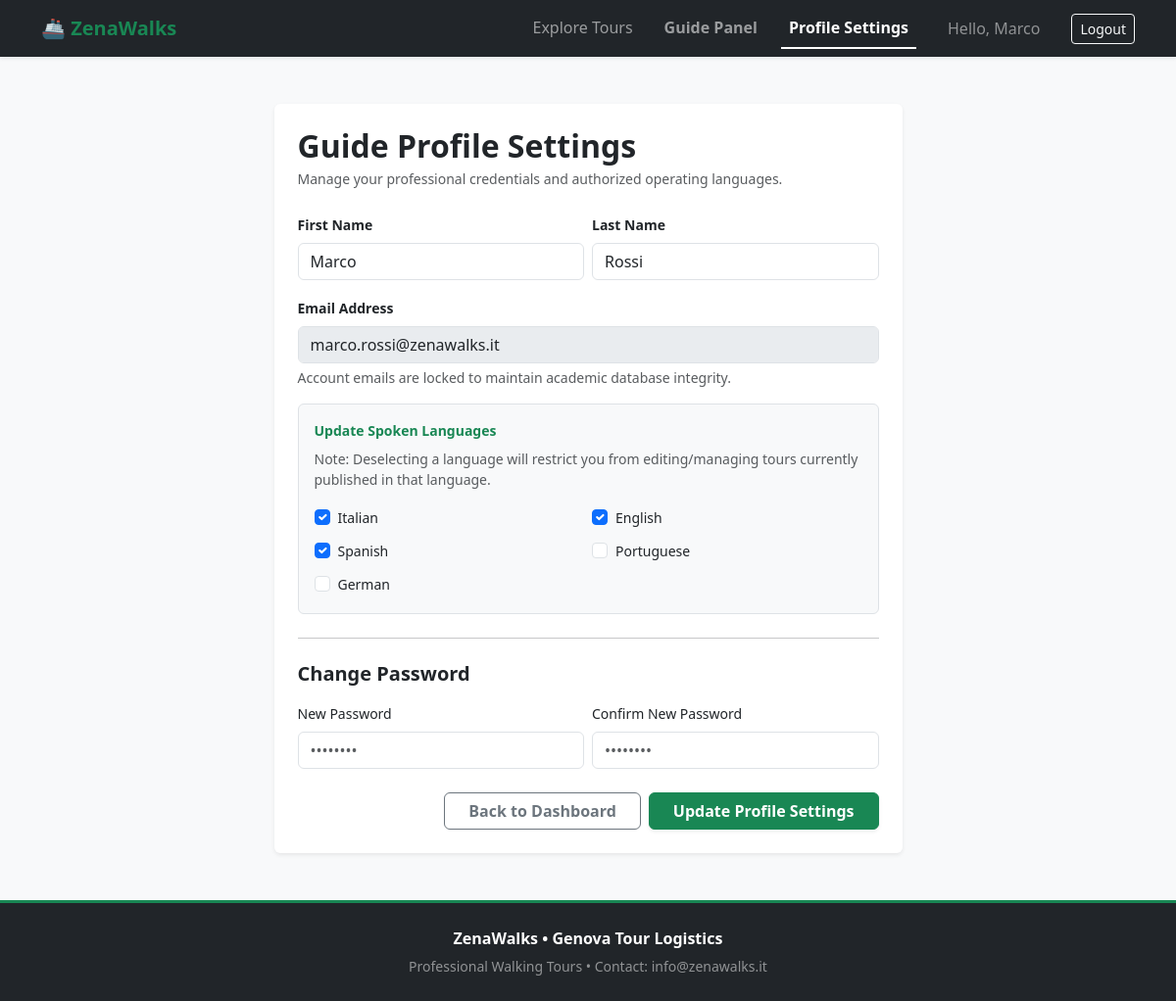
Page /guide/profile (signed in) on the committed database.
### tables this page shows
CREATE TABLE users (
    id INTEGER PRIMARY KEY AUTOINCREMENT,
    email TEXT NOT NULL UNIQUE,
    password_hash TEXT NOT NULL,
    first_name TEXT NOT NULL,
    last_name TEXT NOT NULL,
    role TEXT NOT NULL CHECK(role IN ('guide', 'participant')),
    languages TEXT -- Comma-separated strings for guides (e.g., "Italian,English")
);

### routes/guides.py (the view, shortened to what this page needs)
@guides_bp.route('/profile', methods=['GET', 'POST'])
@login_required
def profile():
    if current_user.role != 'guide':
        flash('Unauthorized access layer.', 'danger')
        return redirect(url_for('main.index'))
    guide_languages = [lang for lang in current_user.languages] if hasattr(current_user, 'languages') else []
    return render_template('guides/profile.html', guide_languages=guide_languages)

### dao/db.py (called while the page is built)
def get_db_connection():
    db_path = os.getenv("DATABASE_PATH")
    conn = sqlite3.connect(db_path)
    conn.execute("PRAGMA foreign_keys = ON;")
    conn.row_factory = sqlite3.Row
    return conn

### dao/users_dao.py (called while the page is built)
def get_user_by_id(user_id):
    conn = get_db_connection()
    row = conn.execute("SELECT * FROM users WHERE id = ?", (user_id,)).fetchone()
    conn.close()
    if not row:
        return None
    langs = row['languages'].split(',') if row['languages'] else []
    return User(row['id'], row['email'], row['first_name'], row['last_name'], row['role'], langs)

### models.py (called while the page is built)
    @property
    def is_guide(self):
        return self.role == 'guide'

### templates/guides/profile.html
{% extends 'base.html' %}
{% block Guide_Profile %}
    active
{% endblock Guide_Profile %}
{% block content %}
<div class="row justify-content-center mt-4">
    <div class="col-md-7">
        <div class="card border-0 shadow-sm p-4 bg-white rounded">
            <h2 class="fw-bold text-dark mb-1">Guide Profile Settings</h2>
            <p class="text-muted small mb-4">Manage your professional credentials and authorized operating languages.</p>
            <form method="POST" action="{{ url_for('guides.profile') }}">
                <div class="row g-2 mb-3">
                    <div class="col-md-6">
                        <label class="form-label small fw-semibold">First Name</label>
                        <input type="text" name="first_name" class="form-control" value="{{ current_user.first_name }}">
                    </div>
                    <div class="col-md-6">
                        <label class="form-label small fw-semibold">Last Name</label>
                        <input type="text" name="last_name" class="form-control" value="{{ current_user.last_name }}">
                    </div>
                </div>
                <div class="mb-3">
                    <label class="form-label small fw-semibold">Email Address</label>
                    <input type="email" class="form-control" value="{{ current_user.email }}" readonly disabled>
                    <div class="form-text text-muted">Account emails are locked to maintain academic database integrity.</div>
                </div>
                <div class="mb-4 p-3 bg-light rounded border">
                    <label class="form-label d-block fw-bold text-success small mb-2">Update Spoken Languages</label>
                    <p class="text-muted small mb-3">Note: Deselecting a language will restrict you from editing/managing tours currently published in that language.</p>
                    <div class="row g-2">
                        {% for lang in ['Italian', 'English', 'Spanish', 'Portuguese', 'German'] %}
                            <div class="col-6">
                                <div class="form-check">
                                    <input class="form-check-input" type="checkbox" name="languages" value="{{ lang }}" id="profile_lang_{{ lang }}"
                                    {% if lang in guide_languages %}checked{% endif %}>
                                    <label class="form-check-label small" for="profile_lang_{{ lang }}">{{ lang }}</label>
                                </div>
                            </div>
                        {% endfor %}
                    </div>
                </div>
                <hr class="my-4">
                <h5 class="fw-bold text-dark mb-3">Change Password</h5>
                <div class="row g-2 mb-4">
                    <div class="col-md-6">
                        <label class="form-label small">New Password</label>
                        <input type="password" name="new_password" class="form-control" placeholder="••••••••">
                    </div>
                    <div class="col-md-6">
                        <label class="form-label small">Confirm New Password</label>
                        <input type="password" name="confirm_password" class="form-control" placeholder="••••••••">
                    </div>
                </div>
                <div class="d-flex justify-content-end gap-2">
                    <a href="{{ url_for('guides.dashboard') }}" class="btn btn-outline-secondary px-4 fw-bold">Back to Dashboard</a>
                    <button type="submit" class="btn btn-success px-4 fw-bold shadow-sm">Update Profile Settings</button>
                </div>
            </form>
        </div>
    </div>
</div>
{% endblock %}

### templates/base.html (shortened to what this page needs)
<!DOCTYPE html>
<html lang="en">
<head>
    <link href="https://cdn.jsdelivr.net/npm/bootstrap@5.3.0/dist/css/bootstrap.min.css" rel="stylesheet">
    <link rel="stylesheet" href="{{ url_for('static', filename='css/style.css') }}">
</head>
<body class="bg-light d-flex flex-column min-vh-100">
    <nav class="navbar navbar-expand-lg navbar-dark bg-dark shadow-sm">
        <div class="container">
            <a class="navbar-brand fw-bold text-success" href="{{ url_for('main.index') }}">🚢 ZenaWalks</a>
            <div class="collapse navbar-collapse" id="mainNav">
                <ul class="navbar-nav ms-auto align-items-center nav-underline">
                    <li class="nav-item"><a class="nav-link {%block explore_tours %}{% endblock %}" href="{{ url_for('main.index') }}">Explore Tours</a></li>
                    {% if current_user.is_authenticated %}
                        {% if current_user.is_guide %}
                            <li class="nav-item"><a class="nav-link fw-semibold {%block Guide_Panel %}{% endblock %}" href="{{ url_for('guides.dashboard') }}">Guide Panel</a></li>
                            <li class="nav-item"><a class="nav-link me-2 {%block Guide_Profile %}{% endblock %}" href="{{ url_for('guides.profile') }}">Profile Settings</a></li>
                        {% endif %}
                        <li class="nav-item ms-2">
                            <span class="navbar-text me-3 text-white-50">Hello, {{ current_user.first_name }}</span>
                        </li>
                        <li class="nav-item"><a class="btn btn-outline-light btn-sm" href="{{ url_for('auth.logout') }}">Logout</a></li>
                    {% endif %}
                </ul>
            </div>
        </div>
    </nav>
    <main class="container mt-4 flex-grow-1">
        {% block content %}{% endblock %}
    </main>
    <footer class="bg-dark text-white-50 text-center py-4 mt-5 border-top border-success border-3 {% block footer %}{% endblock footer %}">
        <div class="container">
            <p class="mb-1 fw-bold text-white">ZenaWalks &bull; Genova Tour Logistics</p>
            <small>Professional Walking Tours &bull; Contact: info@zenawalks.it</small>
        </div>
    </footer>
</body>
</html>

### rows in the picture
users: first_name "Marco", last_name "Rossi", email "marco.rossi@zenawalks.it"

### other values in the picture
{{ lang }} "Italian" "English" "Spanish" "Portuguese" "German"
